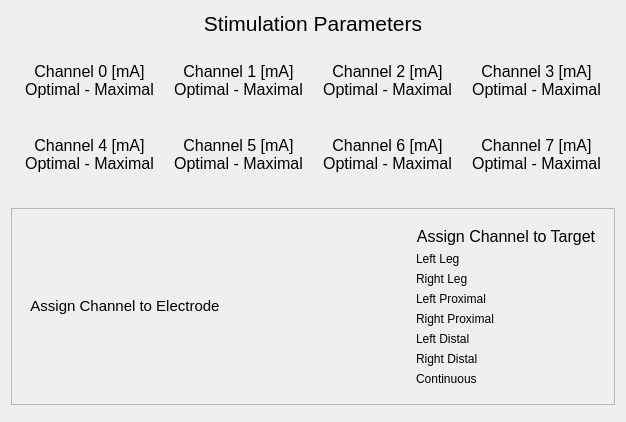
     <widget class="QWidget" name="page_05">
      <layout class="QVBoxLayout" name="page_5_layout">
       <item>
        <widget class="QLabel" name="title_label_5">
         <property name="maximumSize">
          <size>
           <width>16777215</width>
           <height>70</height>
          </size>
         </property>
         <property name="styleSheet">
          <string notr="true">font-size: 16pt</string>
         </property>
         <property name="text">
          <string>Stimulation Parameters</string>
         </property>
         <property name="alignment">
          <set>Qt::AlignmentFlag::AlignCenter</set>
         </property>
        </widget>
       </item>
       <item>
        <widget class="QWidget" name="channel_grid_widget" native="true">
         <property name="sizePolicy">
          <sizepolicy hsizetype="Preferred" vsizetype="Preferred">
           <horstretch>0</horstretch>
           <verstretch>0</verstretch>
          </sizepolicy>
         </property>
         <property name="minimumSize">
          <size>
           <width>0</width>
           <height>160</height>
          </size>
         </property>
         <property name="maximumSize">
          <size>
           <width>16777215</width>
           <height>16777215</height>
          </size>
         </property>
         <layout class="QGridLayout" name="channgel_grid_layout" columnstretch="0,0,0,0">
          <property name="horizontalSpacing">
           <number>10</number>
          </property>
          <item row="0" column="0">
           <widget class="QWidget" name="channel_widget_0" native="true">
            <layout class="QVBoxLayout" name="channel_layout_0">
             <property name="spacing">
              <number>9</number>
             </property>
             <property name="leftMargin">
              <number>5</number>
             </property>
             <property name="topMargin">
              <number>0</number>
             </property>
             <property name="rightMargin">
              <number>5</number>
             </property>
             <property name="bottomMargin">
              <number>9</number>
             </property>
             <item>
              <widget class="QLabel" name="channel_label">
               <property name="styleSheet">
                <string notr="true">font-size: 12pt</string>
               </property>
               <property name="text">
                <string>Channel 0 [mA]
Optimal - Maximal</string>
               </property>
               <property name="alignment">
                <set>Qt::AlignmentFlag::AlignCenter</set>
               </property>
               <property name="wordWrap">
                <bool>false</bool>
               </property>
              </widget>
             </item>
            </layout>
           </widget>
          </item>
          <item row="0" column="1">
           <widget class="QWidget" name="channel_widget_1" native="true">
            <layout class="QVBoxLayout" name="channel_layout_1">
             <property name="spacing">
              <number>9</number>
             </property>
             <property name="leftMargin">
              <number>5</number>
             </property>
             <property name="topMargin">
              <number>0</number>
             </property>
             <property name="rightMargin">
              <number>5</number>
             </property>
             <property name="bottomMargin">
              <number>9</number>
             </property>
             <item>
              <widget class="QLabel" name="channel_label_1">
               <property name="styleSheet">
                <string notr="true">font-size: 12pt</string>
               </property>
               <property name="text">
                <string>Channel 1 [mA]
Optimal - Maximal</string>
               </property>
               <property name="alignment">
                <set>Qt::AlignmentFlag::AlignCenter</set>
               </property>
               <property name="wordWrap">
                <bool>false</bool>
               </property>
              </widget>
             </item>
            </layout>
           </widget>
          </item>
          <item row="0" column="2">
           <widget class="QWidget" name="channel_widget_2" native="true">
            <layout class="QVBoxLayout" name="channel_layout_2">
             <property name="spacing">
              <number>9</number>
             </property>
             <property name="leftMargin">
              <number>5</number>
             </property>
             <property name="topMargin">
              <number>0</number>
             </property>
             <property name="rightMargin">
              <number>5</number>
             </property>
             <property name="bottomMargin">
              <number>9</number>
             </property>
             <item>
              <widget class="QLabel" name="channel_label_2">
               <property name="styleSheet">
                <string notr="true">font-size: 12pt</string>
               </property>
               <property name="text">
                <string>Channel 2 [mA]
Optimal - Maximal</string>
               </property>
               <property name="alignment">
                <set>Qt::AlignmentFlag::AlignCenter</set>
               </property>
               <property name="wordWrap">
                <bool>true</bool>
               </property>
              </widget>
             </item>
            </layout>
           </widget>
          </item>
          <item row="0" column="3">
           <widget class="QWidget" name="channel_widget_3" native="true">
            <layout class="QVBoxLayout" name="channel_layout_3">
             <property name="spacing">
              <number>9</number>
             </property>
             <property name="leftMargin">
              <number>5</number>
             </property>
             <property name="topMargin">
              <number>0</number>
             </property>
             <property name="rightMargin">
              <number>5</number>
             </property>
             <property name="bottomMargin">
              <number>9</number>
             </property>
             <item>
              <widget class="QLabel" name="channel_label_3">
               <property name="styleSheet">
                <string notr="true">font-size: 12pt</string>
               </property>
               <property name="text">
                <string>Channel 3 [mA]
Optimal - Maximal</string>
               </property>
               <property name="alignment">
                <set>Qt::AlignmentFlag::AlignCenter</set>
               </property>
              </widget>
             </item>
            </layout>
           </widget>
          </item>
          <item row="1" column="0">
           <widget class="QWidget" name="channel_widget_4" native="true">
            <layout class="QVBoxLayout" name="channel_layout_4">
             <property name="spacing">
              <number>9</number>
             </property>
             <property name="leftMargin">
              <number>5</number>
             </property>
             <property name="topMargin">
              <number>0</number>
             </property>
             <property name="rightMargin">
              <number>5</number>
             </property>
             <property name="bottomMargin">
              <number>9</number>
             </property>
             <item>
              <widget class="QLabel" name="channel_label_4">
               <property name="styleSheet">
                <string notr="true">font-size: 12pt</string>
               </property>
               <property name="text">
                <string>Channel 4 [mA]
Optimal - Maximal</string>
               </property>
               <property name="alignment">
                <set>Qt::AlignmentFlag::AlignCenter</set>
               </property>
              </widget>
             </item>
            </layout>
           </widget>
          </item>
          <item row="1" column="1">
           <widget class="QWidget" name="channel_widget_5" native="true">
            <layout class="QVBoxLayout" name="channel_layout_5">
             <property name="spacing">
              <number>9</number>
             </property>
             <property name="leftMargin">
              <number>5</number>
             </property>
             <property name="topMargin">
              <number>0</number>
             </property>
             <property name="rightMargin">
              <number>5</number>
             </property>
             <property name="bottomMargin">
              <number>9</number>
             </property>
             <item>
              <widget class="QLabel" name="channel_label_5">
               <property name="styleSheet">
                <string notr="true">font-size: 12pt</string>
               </property>
               <property name="text">
                <string>Channel 5 [mA]
Optimal - Maximal</string>
               </property>
               <property name="alignment">
                <set>Qt::AlignmentFlag::AlignCenter</set>
               </property>
              </widget>
             </item>
            </layout>
           </widget>
          </item>
          <item row="1" column="2">
           <widget class="QWidget" name="channel_widget_6" native="true">
            <layout class="QVBoxLayout" name="channel_layout_6">
             <property name="spacing">
              <number>9</number>
             </property>
             <property name="leftMargin">
              <number>5</number>
             </property>
             <property name="topMargin">
              <number>0</number>
             </property>
             <property name="rightMargin">
              <number>5</number>
             </property>
             <property name="bottomMargin">
              <number>9</number>
             </property>
             <item>
              <widget class="QLabel" name="channel_label_6">
               <property name="styleSheet">
                <string notr="true">font-size: 12pt</string>
               </property>
               <property name="text">
                <string>Channel 6 [mA]
Optimal - Maximal</string>
               </property>
               <property name="alignment">
                <set>Qt::AlignmentFlag::AlignCenter</set>
               </property>
              </widget>
             </item>
            </layout>
           </widget>
          </item>
          <item row="1" column="3">
           <widget class="QWidget" name="channel_widget_7" native="true">
            <layout class="QVBoxLayout" name="channel_layout_7">
             <property name="spacing">
              <number>9</number>
             </property>
             <property name="leftMargin">
              <number>5</number>
             </property>
             <property name="topMargin">
              <number>0</number>
             </property>
             <property name="rightMargin">
              <number>5</number>
             </property>
             <property name="bottomMargin">
              <number>9</number>
             </property>
             <item>
              <widget class="QLabel" name="channel_label_7">
               <property name="styleSheet">
                <string notr="true">font-size: 12pt</string>
               </property>
               <property name="text">
                <string>Channel 7 [mA]
Optimal - Maximal</string>
               </property>
               <property name="alignment">
                <set>Qt::AlignmentFlag::AlignCenter</set>
               </property>
              </widget>
             </item>
            </layout>
           </widget>
          </item>
         </layout>
        </widget>
       </item>
       <item>
        <widget class="QFrame" name="image_frame">
         <property name="frameShape">
          <enum>QFrame::Shape::StyledPanel</enum>
         </property>
         <layout class="QGridLayout" name="view_layout">
          <item row="0" column="1">
           <widget class="QWidget" name="selected_task_widget" native="true">
            <property name="maximumSize">
             <size>
              <width>16777215</width>
              <height>16777215</height>
             </size>
            </property>
            <layout class="QHBoxLayout" name="selected_task_layout">
             <property name="spacing">
              <number>0</number>
             </property>
             <property name="leftMargin">
              <number>0</number>
             </property>
             <property name="topMargin">
              <number>0</number>
             </property>
             <property name="rightMargin">
              <number>0</number>
             </property>
             <property name="bottomMargin">
              <number>0</number>
             </property>
            </layout>
           </widget>
          </item>
          <item row="1" column="1">
           <widget class="QWidget" name="image_widget" native="true">
            <layout class="QVBoxLayout" name="image_layout"/>
           </widget>
          </item>
          <item row="0" column="0" rowspan="2">
           <widget class="QWidget" name="channel_assign_widget" native="true">
            <layout class="QGridLayout" name="channel_assign_layout">
             <property name="sizeConstraint">
              <enum>QLayout::SizeConstraint::SetDefaultConstraint</enum>
             </property>
             <property name="bottomMargin">
              <number>9</number>
             </property>
             <item row="0" column="0" colspan="2">
              <widget class="QLabel" name="channel_assignment_label">
               <property name="maximumSize">
                <size>
                 <width>16777215</width>
                 <height>50</height>
                </size>
               </property>
               <property name="styleSheet">
                <string notr="true">font-size: 11pt</string>
               </property>
               <property name="text">
                <string>Assign Channel to Electrode</string>
               </property>
               <property name="alignment">
                <set>Qt::AlignmentFlag::AlignCenter</set>
               </property>
              </widget>
             </item>
            </layout>
           </widget>
          </item>
          <item row="0" column="2" rowspan="2">
           <widget class="QWidget" name="target_assign_widget" native="true">
            <layout class="QGridLayout" name="target_assign_layout">
             <item row="5" column="0">
              <widget class="QLabel" name="left_dist_label">
               <property name="text">
                <string>Left Distal</string>
               </property>
              </widget>
             </item>
             <item row="2" column="0">
              <widget class="QLabel" name="right_leg_label">
               <property name="text">
                <string>Right Leg</string>
               </property>
              </widget>
             </item>
             <item row="0" column="0" colspan="2">
              <widget class="QLabel" name="target_assignment_label">
               <property name="maximumSize">
                <size>
                 <width>16777215</width>
                 <height>50</height>
                </size>
               </property>
               <property name="styleSheet">
                <string notr="true">font-size: 12pt</string>
               </property>
               <property name="text">
                <string>Assign Channel to Target</string>
               </property>
               <property name="alignment">
                <set>Qt::AlignmentFlag::AlignCenter</set>
               </property>
              </widget>
             </item>
             <item row="6" column="0">
              <widget class="QLabel" name="right_dist_label">
               <property name="text">
                <string>Right Distal</string>
               </property>
              </widget>
             </item>
             <item row="3" column="0">
              <widget class="QLabel" name="left_prox_label">
               <property name="text">
                <string>Left Proximal</string>
               </property>
              </widget>
             </item>
             <item row="4" column="0">
              <widget class="QLabel" name="right_prox_label">
               <property name="text">
                <string>Right Proximal</string>
               </property>
              </widget>
             </item>
             <item row="1" column="0">
              <widget class="QLabel" name="left_leg_label">
               <property name="text">
                <string>Left Leg</string>
               </property>
              </widget>
             </item>
             <item row="7" column="0">
              <widget class="QLabel" name="label">
               <property name="toolTip">
                <string>Only assign a channel to this target if that channel should be continuously stimulated.</string>
               </property>
               <property name="text">
                <string>Continuous</string>
               </property>
              </widget>
             </item>
            </layout>
           </widget>
          </item>
         </layout>
        </widget>
       </item>
       <item>
        <widget class="QWidget" name="finish_btn_widget_4" native="true">
         <property name="maximumSize">
          <size>
           <width>16777215</width>
           <height>80</height>
          </size>
         </property>
         <layout class="QHBoxLayout" name="finish_btn_layout_4">
          <property name="spacing">
           <number>0</number>
          </property>
          <property name="leftMargin">
           <number>0</number>
          </property>
          <property name="topMargin">
           <number>0</number>
          </property>
          <property name="rightMargin">
           <number>0</number>
          </property>
          <property name="bottomMargin">
           <number>0</number>
          </property>
         </layout>
        </widget>
       </item>
      </layout>
     </widget>
